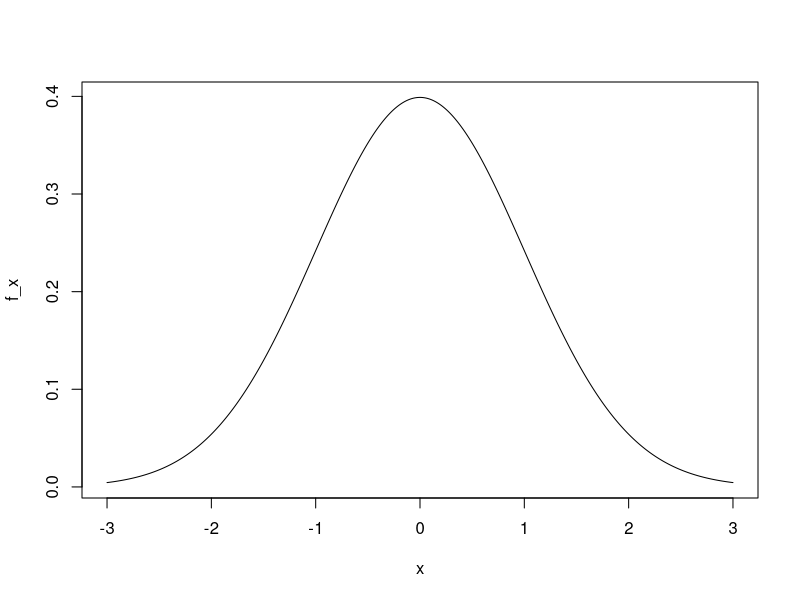
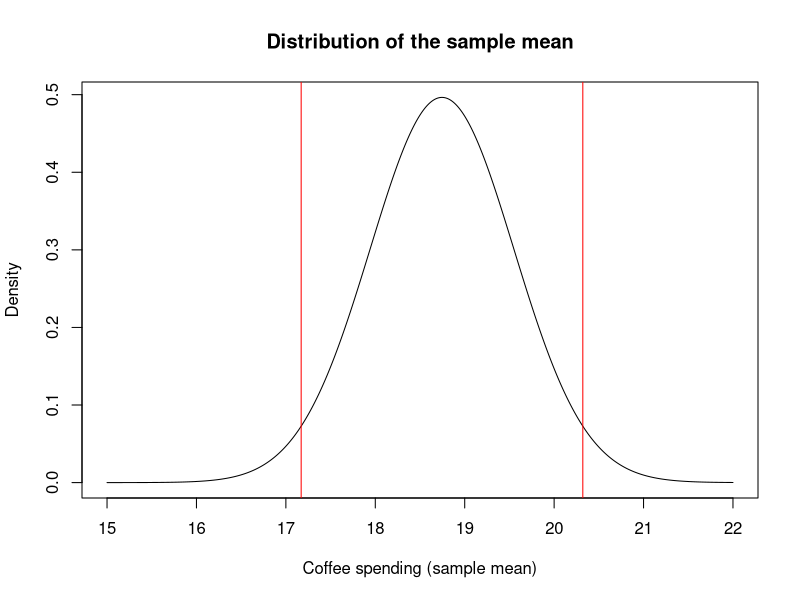
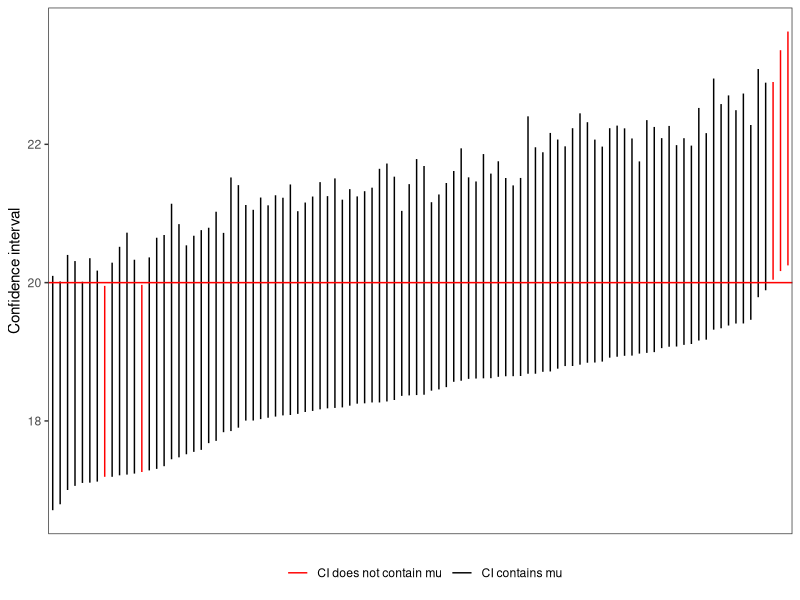
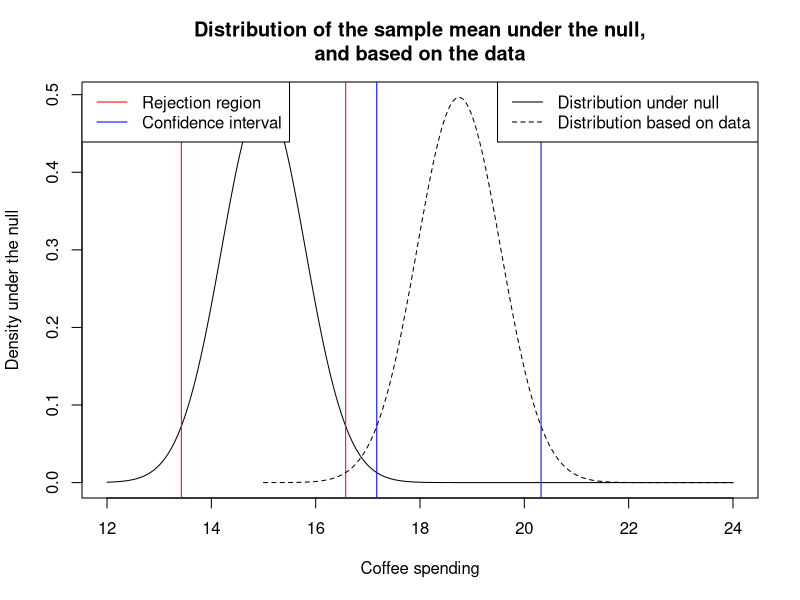
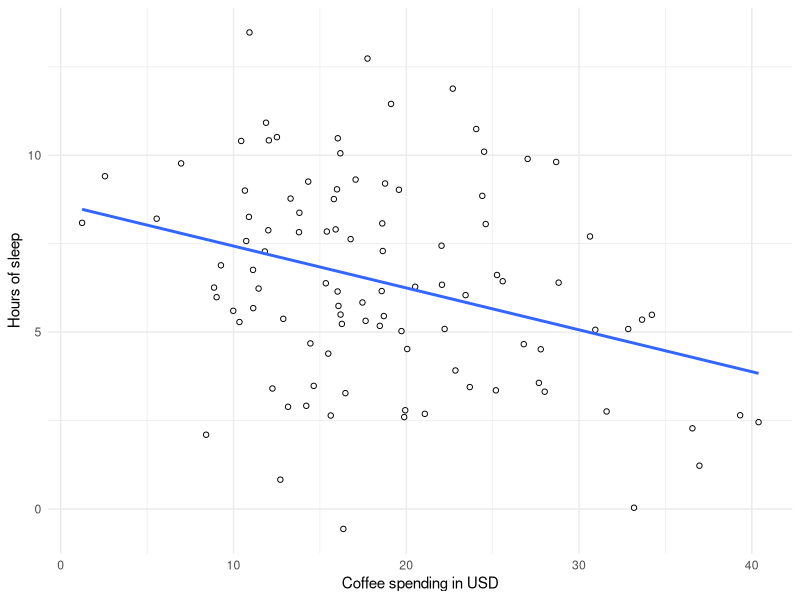
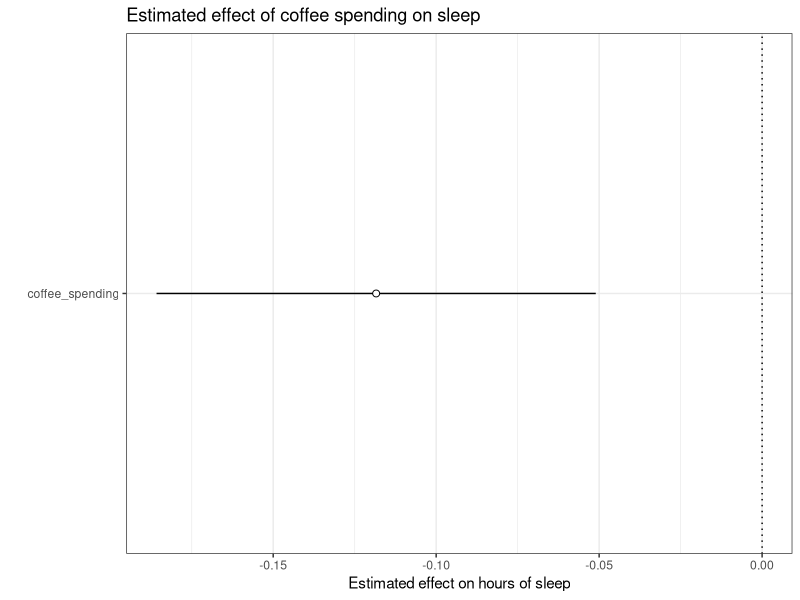
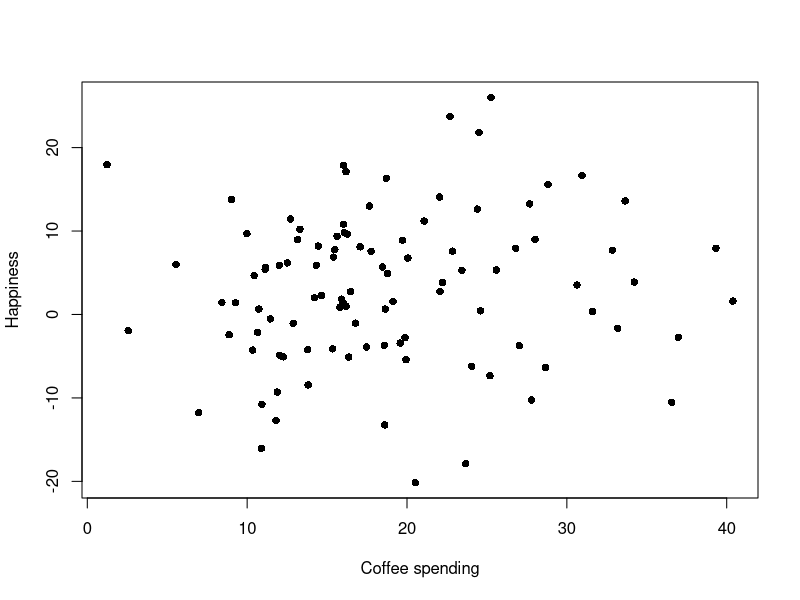
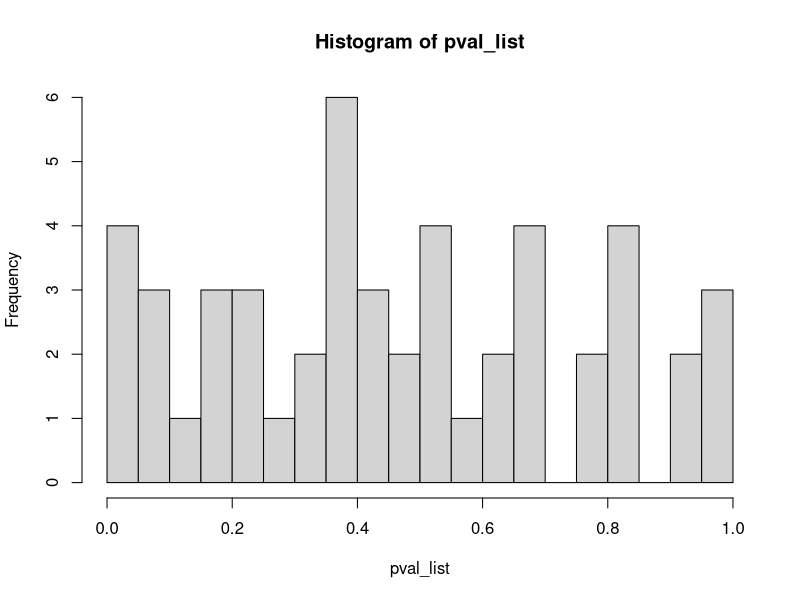

Source code (R) for these figures, in order:
library(tidyverse)

#### Confidence intervals ####

## Assume we want to estimate the amount of 
## money spent on coffee among all 
## UC Davis graduate students

## We take a random sample of 100 
## graduate students and ask them how much they 
## spend on coffee per week (in dollars)

## Assume know the population distribution: N(20, 8)

## Let's take a sample of 100 
## students and compute the sample mean

set.seed(1234)

sample <- rnorm(100, 20, 8)

mean(sample)

## ~ 18.74

## Ok; now we want to obtain more 
## information about plausible values for 
## the population mean
## We can do this by computing a confidence interval

## From the CLT, we know that the distribution 
## of the sample mean is approximately normal

## Usually we construct a symmetric confidence 
## interval around the sample mean

## [sample mean - c*SE(sample mean), 
## sample mean + c*SE(sample mean)]

## Our goal is to - with 95% probability - 
## construct a confidence interval that 
## contains the population mean
## Therefore, we have to choose c such that 
## 95% of the probability mass of the 
## normal distribution is contained in the interval

## Recall the shape of the normal distribution

x <- seq(-3, 3, 0.01)
f_x <- dnorm(x, 0, 1)
plot(x, f_x, type = "l")

## Say we want to construct a 95% confidence interval
## We need to find value of c such that 
## 95% of the probability mass is contained in 
## the interval [\bar{X}-c*SE(\bar{X}), \bar{X}+c*SE(\bar{X})]
## Ie we need to have 2.5% of the 
## probability mass in each tail
## What is the value of c?

qnorm(0.975)
qnorm(0.025)

## As before: ~1.96

## Let's construct the confidence interval
## First we need the SE of the sample mean

se_sample_mean <- sd(sample) / sqrt(100)
sample_mean <- mean(sample)

(ci_lower_bound <- sample_mean - 1.96 * se_sample_mean)
(ci_upper_bound <- sample_mean + 1.96 * se_sample_mean)

## show this graphically

plot(seq(15, 22, 0.01),
    dnorm(
        seq(15, 22, 0.01),
        sample_mean,
        se_sample_mean
    ),
    type = "l",
    xlab = "Coffee spending (sample mean)",
    ylab = "Density", 
    main = "Distribution of the sample mean"
)

abline(v = ci_lower_bound, col = "red")
abline(v = ci_upper_bound, col = "red")

## Correct interpretation of the CI
## If we repeat the experiment many times, 
## 95% of the time the population mean 
## will be in the CI
## Ie this assumes we compute the CI 
## each time we repeat the experiment

## We can simulate this 
## Define a function that computes the CI

get_ci <- function(x) {

    ## Compute SE of the sample mean, and the sample mean

    se_sample_mean <- sd(x) / sqrt(100)
    sample_mean <- mean(x)

    ## Compute CI
    
    ci_lb <- sample_mean - 1.96 * se_sample_mean
    ci_ub <- sample_mean + 1.96 * se_sample_mean
    
    data.frame(
        ci_lower_bound = ci_lb,
        ci_upper_bound = ci_ub
    )

}

## Do this across 100 samples
## Using the same distribution as above

set.seed(1)

n_samples <- 100

ci <- replicate(n_samples,
    get_ci(rnorm(100, 20, 8)),
    simplify = FALSE
)


## This is a list of DFs; need to transform to DF

ci_df <- ci %>%
    reduce(rbind) %>%
    mutate(ci_id = 1:n()) %>%
    mutate(ci_id = fct_reorder(
        as.character(ci_id),
        ci_lower_bound
    )) %>%
    mutate(mu_in_ci = (ci_lower_bound < 20) &
        (ci_upper_bound > 20))

## Plot this

ggplot(ci_df, aes(x = ci_id, group = mu_in_ci)) +
    geom_errorbar(aes(
        ymin = ci_lower_bound,
        ymax = ci_upper_bound, 
        color = mu_in_ci
    ), width = 0) +
    geom_hline(yintercept = 20, col = "red") +
        theme_bw() +
        theme(
            axis.text.x = element_blank(),
            axis.ticks.x = element_blank(),
            axis.title.x = element_blank()
        ) +
    scale_color_manual(
        values = c("red", "black"),
        labels = rev(c(
            "CI contains mu",
            "CI does not contain mu"
        )), name = ""
    ) +
        theme(legend.position = "bottom") +
            theme(
                panel.grid.major =
                    element_blank(), panel.grid.minor =
                    element_blank()
            ) +
            ylab("Confidence interval")

## Count the number of times that the
## true parameter is in the CI

sum((ci_df$ci_lower_bound < 20) &
    (ci_df$ci_upper_bound > 20))

## Across 5% of samples, the CI contains 
## the true parameters

#### 2. Connection to hypothesis testing: ####
## If the CI does not contain the null 
## hypothesis value, we reject the null hypothesis

## To see this, consider:
## we reject the null if the sample mean 
## (our test statistic) 
## is in the rejection region
## The rejection region is any value above:
##  mu_0 + 1.96 * SE(sample mean)
## Or any value below 
##  mu_0 - 1.96 * SE(sample mean)
## Here, mu_0 is the null hypothesis value
## Assume a null hypothesis of mu_0 = 15

mu_0 <- 15

## Rejection region: anything 
## outside this interval

c(mu_0 - 1.96 * se_sample_mean, 
  mu_0 + 1.96 * se_sample_mean) %>%
    round(2)

## CI of the sample mean

c(
    sample_mean - 1.96 * se_sample_mean,
    sample_mean + 1.96 * se_sample_mean
) %>% round(2)

## Let's plot the distribution under this null:

plot(seq(12, 24, 0.01),
    dnorm(
        seq(12, 24, 0.01), mu_0,
        se_sample_mean
    ),
    type = "l",
    xlab = "Coffee spending",
    ylab = "Density under the null",
    main = "Distribution of the sample mean under the null,\nand based on the data"
)

## Rejection region

abline(
    v = mu_0 - 1.96 * se_sample_mean,
    col = "red"
)
abline(
    v = mu_0 + 1.96 * se_sample_mean,
    col = "red"
)

## Distribution of the sample mean we use for the CI
## Blue lines mark the CI

lines(x = seq(15, 24, 0.01), y = dnorm(
    seq(15, 24, 0.01),
    sample_mean, se_sample_mean
), lty = 2)

abline(
    v = sample_mean - 1.96 * se_sample_mean,
    col = "blue"
)
abline(
    v = sample_mean + 1.96 * se_sample_mean,
    col = "blue"
)

## Add legend for the lines 

legend(
    "topright",
    legend = c(
        "Distribution under null",
        "Distribution based on data"
    ),
    lty = c(1, 2),
    col = c("black", "black"),
    bty = "nn"
)

## 

legend(
    "topleft",
    legend = c(
        "Rejection region",
        "Confidence interval"
    ),
    lty = c(1, 1),
    col = c("red", "blue"),
    bty = "nn"
)


#### Confidence intervals for linear regression coefficients ####

## Assume we stdy the relationship between
## Money spend on coffee and hours of sleep every night

set.seed(123)

## Here we use the sample from above

coffee_spending <- sample 

Y <- 8 - 0.1 * coffee_spending + rnorm(100, 0, 3)

## What does the slope tell us?

## Let's plot this

ggplot(data.frame(coffee_spending, Y), 
       aes(x = coffee_spending, y = Y)) +
    geom_point(shape = 21, fill = "white") +
        geom_smooth(method = "lm", se = FALSE) +
        theme_minimal() +
        xlab("Coffee spending in USD") +
        ylab("Hours of sleep")
    

## Estimate the regression:

s <- summary(lm(Y ~ coffee_spending))
s

## Get the coef and SE 

beta_hat <- s$coefficients[2, 1]
se_beta_hat <- s$coefficients[2, 2]

## Construct a 95% CI

ci_lower_bound <- beta_hat - 1.96 * se_beta_hat
ci_upper_bound <- beta_hat + 1.96 * se_beta_hat

c(ci_lower_bound, ci_upper_bound)

## Does this include 0?

## No - we can reject the null

## Alternatively, we can also 
## conduct a standard hypothesis test
## H_0 : beta = 0
## H_A : beta != 0

## Here, we convert the
## test statistic (regression coefficient) 
## to a t-statistic

t_stat <- (beta_hat - 0) / se_beta_hat

## We can conduct the hypothesis 
## test using the t-statistic
## This is how R does it 

pt(t_stat, df = 98, lower.tail = TRUE) * 2

## This is equal to F(t_stat, 98) + (1-F(-t_stat, 98))

## Alternatively, we can use the p-value 
## using the normal distribution

2 * pnorm(t_stat)

## Equal to 2*F(t_stat) where F is the CDF 
## of the normal distribution

## Both are very similar
## In both cases, we reject the null hypothesis

## Bonus : this is often how the CI and 
## point estimate are plotted (coefficient plot)

coef_df <- data.frame(estimate = s$coefficients[, 1],
    se = s$coefficients[, 2],
    var = rownames(s$coefficients)
) %>%
    mutate(var = fct_reorder(var, estimate)) %>%
    mutate(
        ci_lower_bound = estimate - 1.96 * se,
        ci_upper_bound = estimate + 1.96 * se
    )

str(coef_df)

ggplot(coef_df %>% 
    filter(var == "coffee_spending"), 
    aes(x = var, y = estimate)) +
    geom_hline(yintercept = 0, 
               linetype = 'dotted') +
    geom_errorbar(aes(
        ymin = ci_lower_bound,
        ymax = ci_upper_bound
    ), width = 0) +
    geom_point(shape = 21, 
    fill = "white",size = 2) +
        theme_bw() +
            xlab("Estimate") +
            ylab("Estimated effect on hours of sleep") +
            coord_flip() +
            xlab("") +
            ggtitle("Estimated effect of coffee spending on sleep")
    

#### Multiple hypothesis testing ####

## Let's assume that you want to test for 
## a relationship between
## Coffee spending and happiness 

## Let's assume for now that there is 
## actually no relationship
## grad students from above

set.seed(1)

Y <- 2 + 0 * sample + rnorm(100, 0, 10)
plot(sample, Y,
    pch = 16,
    xlab = "Coffee spending", 
    ylab = "Happiness"
)

## What is the true population regression slope here?

## Let's run a regression:

summary(lm(Y ~ coffee_spending))

## Let's assume you have 50 friends, 
## and each friend samples 
## 100 grad students, and then 
## runs the regression

## Let's simulate this

pval_list <- c()

set.seed(1)

for (i in 1:50) {

    ## Draw sample from the population

    X <- rnorm(100, 20, 8)
    error <- rnorm(100, 0, 10)
    h <- 2 + 0 * X + error

    ## run regression

    s <- summary(lm(h ~ X))

    ## Get pval

    s$coefficients[2, 4]

    ## Store pval

    pval_list <- c(pval_list, s$coefficients[2, 4])
}

## Lets look at the distribution of p values

hist(pval_list, breaks = 20)

## Number of p values below 0.05

sum(pval_list < 0.05)






